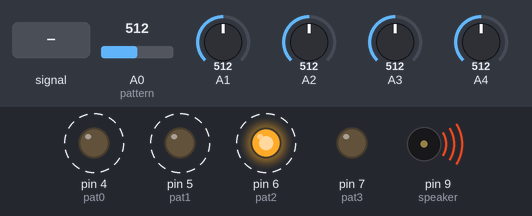
Simulated run of this sketch. Board: Arduino Uno, built with avr-gcc and run on an emulated ATmega328P. Shown: output pins drawn as LEDs (lit = HIGH), buzzer (waves = sounding). Dashed ring = blinking. The inputs (shaded band) are chosen by the test bench; at power-on: A1 = 512, A2 = 512, A3 = 512, A4 = 512, A0 (pattern) = 512.

Above: at 1.2 s.
1.3 s: A1 set to 306
At 1.55 s:
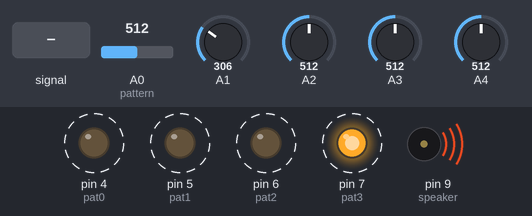
4.9 s: A2 set to 30
9.9 s: A3 set to 30
14.9 s: A4 fed a 200 Hz sine of ±255 counts around its level
At 15.12 s:
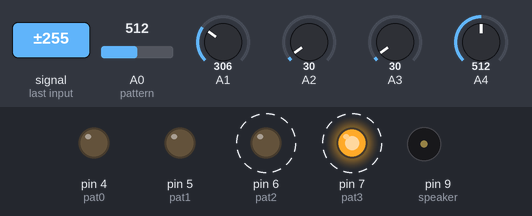
18.4 s: A4 set to 306
At 19.07 s:
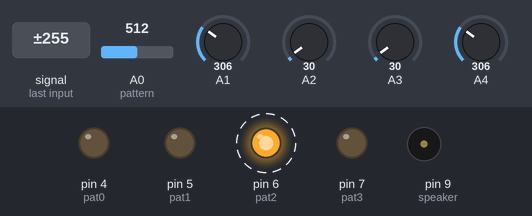
21.9 s: A2 set to 306
At 22.41 s:
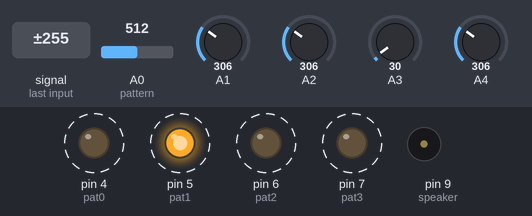
Timing chart, 0 to 27.0 s (numbered marks = the images above; inputs shaded):
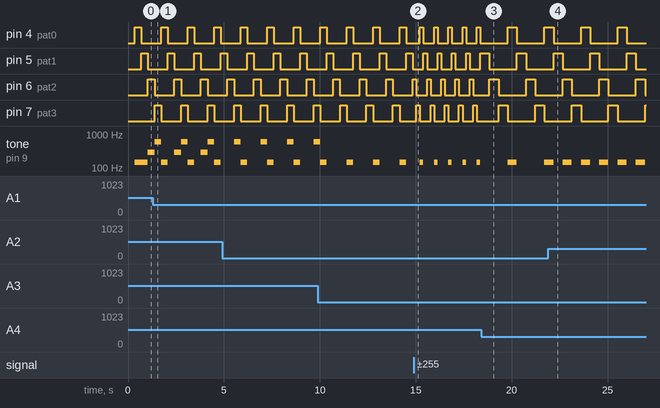

Measured:
- after the input at 14.9 s, pin 4 (pat0): alternates HIGH for 0.19 s and LOW for 0.56 s, starting after 0.32 s; pin 5 (pat1): alternates HIGH for 0.19 s and LOW for 0.56 s, starting after 0.50 s
- after the input at 18.4 s, pin 6 (pat2): alternates HIGH for 0.48 s and LOW for 1.4 s, starting after 0.44 s; pin 7 (pat3): alternates HIGH for 0.48 s and LOW for 1.4 s, starting after 0.92 s
- after the input at 21.9 s, tone on pin 9 (speaker): alternates 147 Hz for 0.48 s and silent for 0.48 s, starting after 0.76 s
- by itself, pin 4 (pat0), pin 5 (pat1), pin 6 (pat2), pin 7 (pat3): alternates HIGH for 0.35 s and LOW for 1.0 s
- by itself, tone on pin 9 (speaker): alternates 147 Hz for 0.34 s and silent for 1.0 s

The sketch:

mult_seq.ino
```cpp
// (licence header left out)
const byte speaker = 9;  //  Speaker pin
const byte pat0 = 4;      //  Led pins
const byte pat1 = 5;
const byte pat2 = 6;
const byte pat3 = 7;

bool debug = false; // Used to print values to Serial Monitor
bool isOn = false;  // Checks if the device should work or not
long counter = 0;   // Used for speed
long tempo;         // Used for reading the speed
int lowFreq = 10;    // The lower frequency boundary
int highFreq = 2000;// The higher frequency boundary
int pattern = 0;    // Current potentiometer
unsigned int note;  // Note that will be played

void switchLEDs(int pattern) {  // Turn on and off the leds for specific patterns
  switch (pattern) {
    case 0:
      digitalWrite(pat3, LOW);
      digitalWrite(pat0, HIGH);
      break;
    case 1:
      digitalWrite(pat0, LOW);
      digitalWrite(pat1, HIGH);
      break;
    case 2:
      digitalWrite(pat1, LOW);
      digitalWrite(pat2, HIGH);
      break;
    case 3:
      digitalWrite(pat2, LOW);
      digitalWrite(pat3, HIGH);
      break;
  }
}

int getNote(int pattern) {  //  Get notes for specific patterns
  if (pattern == 0) {
    note = map(analogRead(A0), 0, 1023, lowFreq, highFreq);
    note = map_int2float(note, lowFreq, highFreq, 32.703, 261.626);
  } else if (pattern == 1) {
    note = map(analogRead(A1), 0, 1023, 0, 2);
  } else if (pattern == 2) {
    note = map(analogRead(A2), 0, 1023, 0, 4);
  } else if (pattern == 3) {
    note = map(analogRead(A3), 0, 1023, 0, 8);
  }
  return note;
}

float map_int2float(int x, int in_min, int in_max, float out_min, float out_max)
{
 return (x - in_min) * (out_max - out_min) / float(in_max - in_min) + out_min;
}


void setup() {
  pinMode(pat0, OUTPUT);
  pinMode(pat1, OUTPUT);
  pinMode(pat2, OUTPUT);
  pinMode(pat3, OUTPUT);
  digitalWrite(pat0, LOW);
  digitalWrite(pat1, LOW);
  digitalWrite(pat2, LOW);
  digitalWrite(pat3, LOW);
}


void loop() {

  tempo = map(analogRead(A4), 0, 1023, 4000, 100);
  if (tempo < 3900) { // Enter if speed still acceptable
    if (counter > tempo) {
      if (debug) {
        Serial.println(pattern);
      }
      noTone(speaker);
      counter = 0;

      switchLEDs(pattern);
      if (pattern == 0) {
        note = getNote(pattern);
      }
      else {
        float base_note = getNote(0);
        note = getNote(pattern) * base_note;
      }
      pattern = (pattern + 1) % 4;
      if (note > lowFreq + 10) {
        tone(speaker, note);
      }
    }
    counter++;
  } else {  // Stopped on a specific potentiometer
    switchLEDs(pattern);
    unsigned int note = map(analogRead(pattern), 0, 1023, lowFreq, highFreq);

    if (note > lowFreq + 10) {
      tone(speaker, note);
    }else{
      noTone(speaker);
    }
  }
}
```
